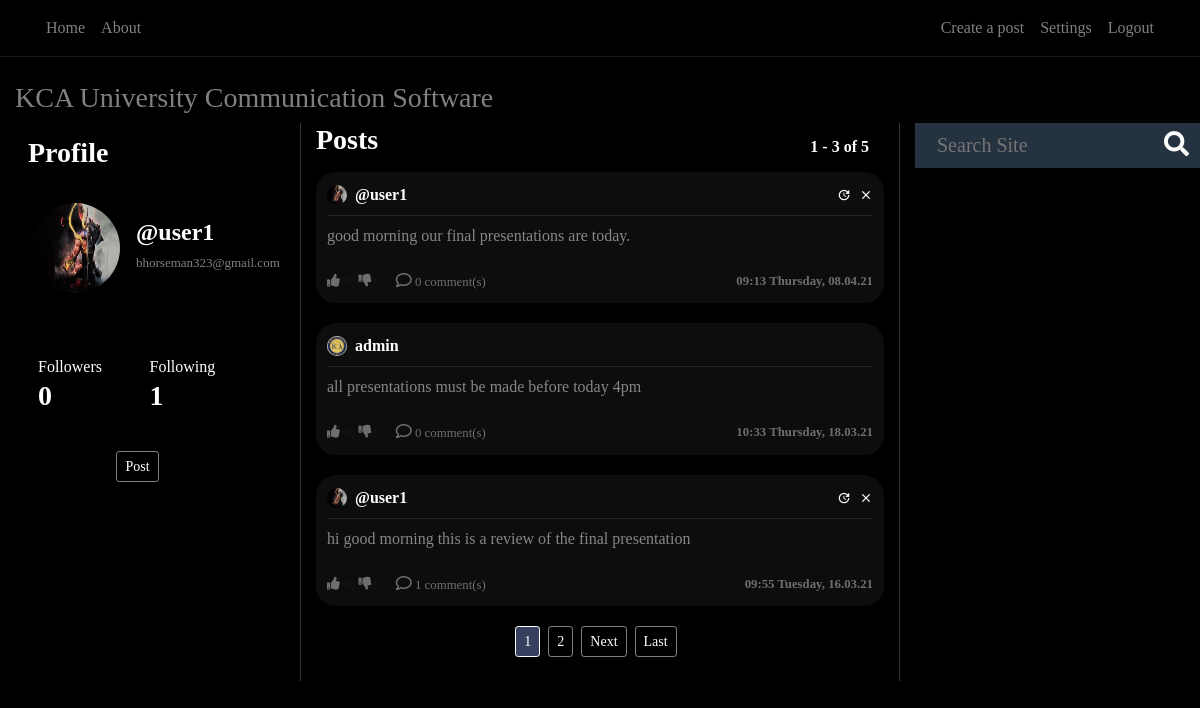
/ (signed in), run on the app's committed database.
### users/models.py (models this page shows, shortened)
class Profile(models.Model):
    user = models.OneToOneField(User, on_delete=models.CASCADE)
    image = models.ImageField(default='default.png', upload_to='profile_pics')
    @property
    def followers(self):
        return Follow.objects.filter(follow_user=self.user).count()
    @property
    def following(self):
        return Follow.objects.filter(user=self.user).count()

### blog/models.py (models this page shows, shortened)
class Post(models.Model):
    content = models.TextField(max_length=1000)
    date_posted = models.DateTimeField(default=timezone.now)
    author = models.ForeignKey(User, on_delete=models.CASCADE)
    likes= models.IntegerField(default=0)
    dislikes= models.IntegerField(default=0)
    @property
    def number_of_comments(self):
        return Comment.objects.filter(post_connected=self).count()

### blog/views.py (the view)
# urls.py: path('', PostListView.as_view(), name='blog-home'),
class PostListView(LoginRequiredMixin, ListView):
    model = Post
    template_name = 'blog/home.html'
    context_object_name = 'posts'
    ordering = ['-date_posted']
    paginate_by = PAGINATION_COUNT
    def get_context_data(self, **kwargs):
        data = super().get_context_data(**kwargs)
        all_users = []
        data_counter = Post.objects.values('author')\
            .annotate(author_count=Count('author'))\
            .order_by('-author_count')[:6]
        for aux in data_counter:
            all_users.append(User.objects.filter(pk=aux['author']).first())
        data['preference'] = Preference.objects.all()
        data['all_users'] = all_users
        print(all_users, file=sys.stderr)
        return data
    def get_queryset(self):
        user = self.request.user
        qs = Follow.objects.filter(user=user)
        follows = [user]
        for obj in qs:
            follows.append(obj.follow_user)
        return Post.objects.filter(author__in=follows).order_by('-date_posted')

### blog/templates/blog/home.html (shortened to what this page needs)
{% extends "blog/base.html" %}
{% load static %}
{% block content %}
<h3> KCA University Communication Software</h3>
    <div class="row">
        <div class="col-12 col-md-3 pr-4 dont-move">
            <div style="background-color: #000000; color: white;" class="profile-section">
            <h3 class=" white-important p-2">
                Profile
            </h3>
            <article class="media content-section" style="height: 140px; width: 100%">
                {%  if user_profile != None %}
                    <div class="mt-2 d-flex full-width align-items-center">
                        <img
                           class="rounded-circle mr-3 img-fluid"
                           style="width: 90px; height: 90px;"
                           src="{{ user_profile.profile.image.url }}">
                        <div>
                            <h4 style="text-align: left"
                                    class="white-important">
                                {{ user_profile.username }}
                            </h4>
                            <h6 style="text-align: left"
                                    class="email-profile">
                                {{ user.email }}
                            </h6>
                        </div>
                    </div>
                {%  else %}
                    <div class="mt-2 d-flex full-width align-items-center">
                        <img
                           class="rounded-circle mr-3"
                           style="width: 90px; height: 90px;"
                           src="{{ user.profile.image.url }}">
                        <div>
                            <h4 style="text-align: left"
                                    class="white-important">
                                {{ user.username }}
                            </h4>
                            <h6 style="text-align: left"
                                    class="email-profile">
                                {{ user.email }}
                            </h6>
                        </div>
                    </div>
                {%  endif %}
            </article>
            <article class="media content-section">
                <div class="row full-width pl-2">
                    <div class="col-6">
                            Followers
                    </div>
                    <div class="col-6">
                            Following
                    </div>
                    {%  if user_profile != None %}
                        <div class="col-6">
                            <h3 class="white-important follow-click">
                                <a href="{% url 'user-followers' user_profile.username %}">
                                    {{ user_profile.profile.followers }}
                                </a>
                            </h3>
                        </div>
                         <div class="col-6">
                            <a href="{% url 'user-follows' user_profile.username %}">
                                <h3 class="white-important follow-click">
                                    {{ user_profile.profile.following }}
                                </h3>
                            </a>
                        </div>
                    {% else %}
                        <div class="col-6">
                            <a href="{% url 'user-followers' user.username %}">
                                <h3 class="white-important follow-click">
                                    {{ user.profile.followers }}
                                </h3>
                            </a>
                        </div>
                        <a href="{% url 'user-follows' user.username %}">
                            <div class="col-6">
                                <h3 class="white-important follow-click">
                                    {{ user.profile.following }}
                                </h3>
                            </div>
                        </a>
                    {%  endif %}
                </div>
            </article>
            <div class="d-flex">
                {% if user_profile is None %}
                <div style="margin-left: auto; margin-right:auto">
                    <a class="btn btn-sm btn-outline-secondary mb-4 mr-3 " href="{% url 'post-create' %}">
                        Post
                    </a>
                </div>
                {% endif %}
            </div>
            </div>
        </div>
        <div class="col-12 col-md-6 scrollable" >
            <div class="full-width row">
                <div class="col-6">
                    <h3 class="white-important mb-3">
                        Posts
                    </h3>
                </div>
                 <div class="col-6 no-padding">
                    <h6
                            style="position: absolute; bottom: 0; right: 0"
                            class="white-important mb-3">
                        {{ page_obj.start_index }} - {{ page_obj.end_index }} of
                        {{ paginator.count }}
                    </h6>
                </div>
            </div>
            {% for post in posts %}
                <article class="media content-section hovered-tweet">
                <div style="width: 100%; word-break: break-all;">
                    <div class="pb-2 row m-0" style="width: 100%; margin-right: 0 !important;">
                       <div
                               style="padding-left: 0px !important;"
                               class="col-8 no-padding d-flex align-items-center">
                           <img
                               class="rounded-circle mr-2"
                               style="width: 20px; height: 20px;"
                               src="{{ post.author.profile.image.url }}">
                           <a class="mr-2 white-important" href="{% url 'user-posts' post.author %}">
                               {{ post.author }}
                           </a>
                       </div>
                       <div class="col-4 d-flex flex-row-reverse no-padding align-items-center"
                            style="padding-right: 0 !important;">
                           {% if post.author == user %}
                                <a class="material-icons ml-2"
                                   style="font-size: 14px"
                                        href="{% url 'post-delete' post.id %}">clear</a>
                                <a class="material-icons ml-2"
                                   style="font-size: 14px"
                                        href="{% url 'post-update' post.id %}">update</a>
                            {%  endif %}
                       </div>
                   </div>
                    <div
                            class="mb-2"
                            style="width: 100%; height: 1px; background-color: rgba(255, 255, 255, 0.1)"></div>
                    <a
                            style="color: rgba(255, 255, 255, 0.5) !important;"
                            href="{% url 'post-detail' post.id %}">
                        <p class="mb-4">
                            {{ post.content }}
                        </p>
                    </a>
                        <div class="row">
                            <div class="col-6" style="display: flex;">
                                <small style="opacity: 0.4;">
                                    <a href="#" onClick="document.getElementById('likebutton').submit()"><i class="fas fa-thumbs-up"></i></a> {{post.likes}}   |   <a href="#" onClick="document.getElementById('dislikebutton').submit()"><i class="fas fa-thumbs-down"></i></a> {{post.dislikes}}
                                </small>
                                <small style="opacity: 0.4; margin-left:15px;">
                                    <a href="/post/{{post.id}}/">
                                        <i style=" font-size: 16px;" class="far fa-comment"></i> {{ post.number_of_comments }} comment(s)
                                    </a>
                                </small>
                            </div>
                            <div class="col-6">
                                <small
                                        style="opacity: 0.4;"
                                    class="white-important d-flex full-width flex-row-reverse">
                                    {{ post.date_posted | date:"H:i l, d.m.y" }}
                                </small>
                            </div>
                        </div>
                </div>
                </article>
            {% endfor %}
            <div class="full-width d-flex justify-content-center">
                {% if is_paginated %}
                    {% for num in page_obj.paginator.page_range %}
                        {% if page_obj.number == num %}
                            <a class="btn btn-sm btn-info mb-4 mr-2"
                                href="?page={{ num }}">{{ num }}</a>
                        {% elif num > page_obj.number|add:'-3' and num < page_obj.number|add:'3' %}
                            <a class="btn btn-sm btn-outline-secondary mb-4 mr-2"
                                href="?page={{ num }}">{{ num }}</a>
                        {% endif %}
                    {% endfor %}
                    {% if page_obj.has_next %}
                        <a class="btn btn-sm btn-outline-secondary mb-4 mr-2"
                                href="?page={{ page_obj.next_page_number }}">Next</a>
                           <a class="btn btn-sm btn-outline-secondary mb-4 mr-2"
                            href="?page={{ page_obj.paginator.num_pages }}">Last</a>
                    {% endif %}
                {% endif %}
            </div>
        </div>
      <div class="col-12 col-md-3 dont-move">
            <form action="{% url 'search' %}" method="post">{% csrf_token %}
                <div class="search-container">
                    <div class="search">
                    <input required name="search" type="text" id="zip-code-input" placeholder="Search Site">
                    <button type="submit" style="border:0; background: transparent;"><i class="fa fa-search"></i> </button> </a>
                </form>
              </div>
        </div>
    </div>
{% endblock content %}

### blog/templates/blog/base.html (shortened to what this page needs)
{% load static %}
<!doctype html>
<html lang="en">
    <head>
        <link rel="stylesheet" href="https://stackpath.bootstrapcdn.com/bootstrap/4.1.3/css/bootstrap.min.css">
        <link rel="stylesheet" type="text/css" href="{% static 'blog/main.css' %}">
        <link rel="stylesheet" type="text/css" href="{% static 'blog/style.css' %}">
        <link rel="stylesheet" href="https://cdnjs.cloudflare.com/ajax/libs/font-awesome/4.7.0/css/font-awesome.min.css">
        <link rel="stylesheet" href="https://cdnjs.cloudflare.com/ajax/libs/font-awesome/4.7.0/css/font-awesome.min.css">
        <link rel="stylesheet" href="https://pro.fontawesome.com/releases/v5.11.2/css/all.css">
    </head>
  <body style="font-family:bahnschrift; background-color: #000000;">
      <header class="site-header">
      <nav
            style="border-bottom: 1px solid rgba(255, 255, 255, 0.1); background-color: #000000"
              class="navbar navbar-expand navbar-dark bg-steel">
        <div class="container">
          <div class="collapse navbar-collapse" id="navbarToggle">
            <div class="navbar-nav mr-auto pl-2">
              <a class="nav-item nav-link" href="{% url 'blog-home' %}">Home</a>
              <a class="nav-item nav-link" href="{% url 'blog-about' %}">About</a>
            </div>
                        <div class="navbar-nav pr-2">
                {% if user.is_authenticated %}
                    <a class="nav-item nav-link" href="{% url 'post-create' %}">Create a post</a>
                    <a class="nav-item nav-link" href="{% url 'profile' %}">Settings</a>
                    <a class="nav-item nav-link" href="{% url 'logout' %}">Logout</a>
                {% else %}
                    <a class="nav-item nav-link" href="{% url 'login' %}">Login</a>
                    <a class="nav-item nav-link" href="{% url 'register-users' %}">Register</a>
                {% endif %}
            </div>
          </div>
        </div>
      </nav>
    </header>
    <main role="main" class="container-fluid">
      <br>
      <div class="row">
        <div class="col-md-12">
          {% block content %}{% endblock %}
        </div>
    </main>
  </body>
</html>

### blog/static/blog/main.css (style rules this page uses)
:root { --muted-color: rgba(255, 255, 255, 0.5); }
h1, h2, h3, h4, h5, h6 { color: var(--muted-color); }
.bg-steel { background-color: #15202b; }
.site-header .navbar-nav .nav-link { color: var(--muted-color); }
.content-section { padding: 10px 10px; margin-bottom: 20px; }
.no-padding { padding: 0 !important; }
a { color: white; text-underline: none; text-decoration: none !important; }
article { border-radius: 2px; }
.white-important { color: white; font-weight: bold; }
.full-width { width: 100% }
.btn-info { color: white; background-color: #36405e; border-color: white; }
.btn-outline-secondary { border-color: rgba(255, 255, 255, 0.5); color: white !important; }
.hovered-tweet { background-color: #90909017; border-radius: 20px; }
.hovered-tweet { border: 1px solid transparent; }
.profile-section { background-color: #2d3741; padding: 5px; border-radius: 1px; }
.scrollable { overflow-y: auto; border-left: 1px solid #2d3741; border-right: 1px solid #2d3741; }
.email-profile { font-size: 13px; outline: hidden; }

### blog/static/blog/style.css (style rules this page uses)
body { font-family:bahnschrift; height: 100vh; margin: 0; padding: 0; }
.search-container { width: 300px; height: 45px; background-color: #253341; border-radius: 0px; display: flex; }
.search-container input { width: 100%; font-size: 20px; background-color: transparent; border: 0; color: white; }
.search-container .search { flex-grow: 1; display: flex; align-items: center; padding-left: 20px; padding-right: 20px; }
.search i { font-size: 25px; color: white; }
.search i { cursor: pointer; }

### data on the page
Post: author.profile.image (picture), author "@user1", content "good morning our final presentations are today.", number_of_comments "0", date_posted "09:13 Thursday, 08.04.21"
Post: author.profile.image (picture), author "admin", content "all presentations must be made before today 4pm", number_of_comments "0", date_posted "10:33 Thursday, 18.03.21"
Post: author.profile.image (picture), author "@user1", content "hi good morning this is a review of the final presentation", number_of_comments "1", date_posted "09:55 Tuesday, 16.03.21"

### other printed values
{{ user.username }} "@user1"
{{ user.email }} "bhorseman323@gmail.com"
{{ user.profile.followers }} "0"
{{ user.profile.following }} "1"
{{ page_obj.start_index }} "1"
{{ page_obj.end_index }} "3"
{{ paginator.count }} "5"
{{ num }} "1"
{{ num }} "2"
